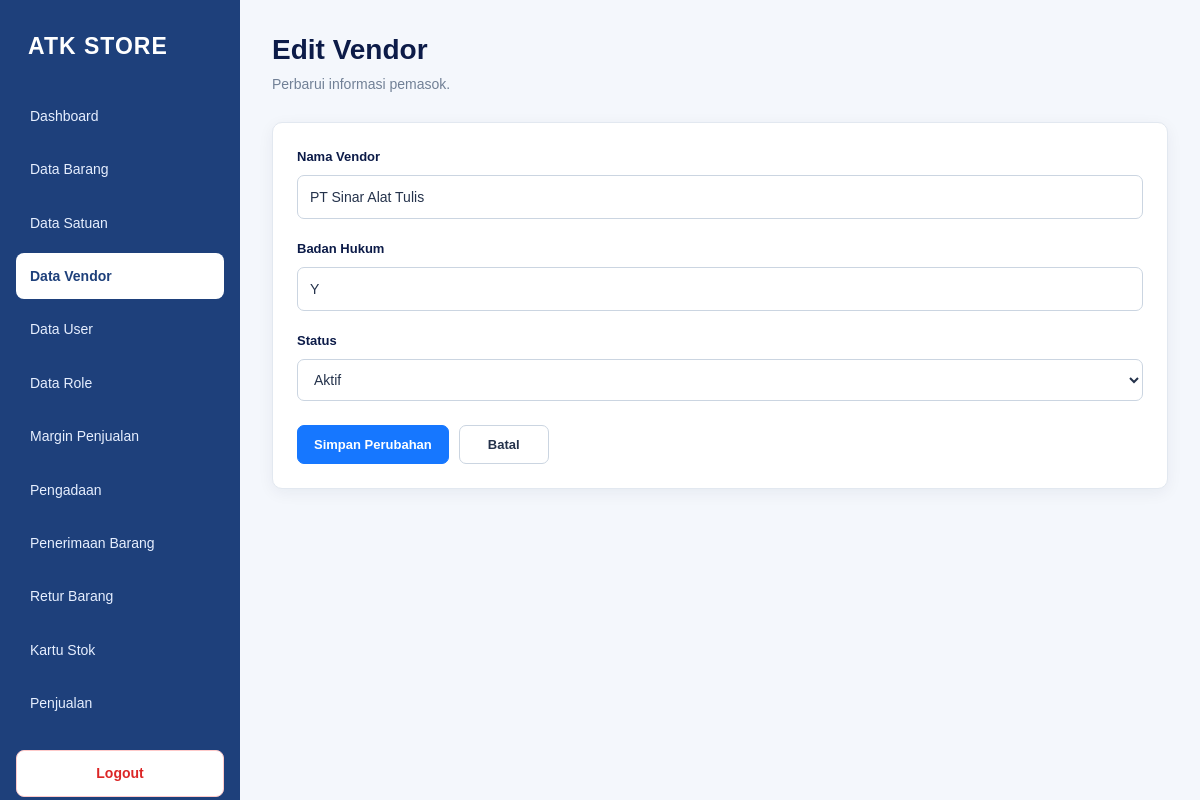
The app's page /edit_vendor.php?id=1 (signed in) with its own data.
### tables this page shows
CREATE TABLE `vendor` (
  `idvendor` int(11) NOT NULL,
  `nama_vendor` varchar(100) DEFAULT NULL,
  `badan_hukum` char(1) DEFAULT NULL,
  `status` char(1) DEFAULT NULL
);

### edit_vendor.php (the view, shortened to what this page needs)
<?php
require 'config/database.php';
$id = filter_input(
    INPUT_GET,
    'id',
    FILTER_VALIDATE_INT
);
$stmt = $pdo->prepare("
    SELECT *
    FROM vendor
    WHERE idvendor = ?
");
$stmt->execute([$id]);
$vendor = $stmt->fetch(PDO::FETCH_ASSOC);
$nama = $vendor['nama_vendor'];
$badanHukum = $vendor['badan_hukum'];
$status = (string) $vendor['status'];
function h($nilai)
{
    return htmlspecialchars(
        (string) $nilai,
        ENT_QUOTES,
        'UTF-8'
    );
}
?>
<!DOCTYPE html>
<html lang="id">
<head>
    <link rel="stylesheet" href="assets/style.css?v=101">
</head>
<body>
<?php require 'includes/sidebar.php'; ?>
<main class="main-content">
    <header class="page-header">
        <div>
            <h1>Edit Vendor</h1>
            <p>Perbarui informasi pemasok.</p>
        </div>
    </header>
    <section class="card">
        <form method="POST">
            <div class="form-group">
                <label for="nama_vendor">Nama Vendor</label>
                <input
                    class="form-control"
                    type="text"
                    id="nama_vendor"
                    name="nama_vendor"
                    maxlength="100"
                    value="<?= h($nama) ?>"
                    required
                >
            </div>
            <div class="form-group">
                <label for="badan_hukum">Badan Hukum</label>
                <input
                    class="form-control"
                    type="text"
                    id="badan_hukum"
                    name="badan_hukum"
                    maxlength="1"
                    value="<?= h($badanHukum) ?>"
                    required
                >
            </div>
            <div class="form-group">
                <label for="status">Status</label>
                <select
                    class="form-control"
                    id="status"
                    name="status"
                    required
                >
                    <option
                        value="1"
                        <?= $status === '1' ? 'selected' : '' ?>
                    >
                        Aktif
                    </option>
                </select>
            </div>
            <div class="form-actions">
                <button
                    class="btn btn-primary"
                    type="submit"
                >
                    Simpan Perubahan
                </button>
                <a
                    class="btn btn-secondary"
                    href="data_vendor.php"
                >
                    Batal
                </a>
            </div>
        </form>
    </section>
</main>
</body>
</html>

### assets/style.css (style rules this page uses)
:root { --navy: #0c1b48; --sidebar: #1e407b; --sidebar-hover: #2f5fa5; --primary: #1677ff; --primary-hover: #0f5fd1; --background: #f4f7fc; --white: #ffffff; --text: #24324b; --muted: #718096; --border: #e2e8f0; --danger: #dc2626; --danger-hover: #b91c1c; --radius: 10px; --shadow: 0 4px 16px rgba(12, 27, 72, 0.06); }
* { box-sizing: border-box; }
html { min-height: 100%; }
body { margin: 0; font-family: Arial, Helvetica, sans-serif; font-size: 14px; line-height: 1.6; color: var(--text); background: var(--background); }
a { color: inherit; text-decoration: none; }
button, input, select, textarea { font: inherit; }
.main-content { min-height: 100vh; margin-left: 240px; padding: 32px; }
.page-header { display: flex; justify-content: space-between; align-items: center; gap: 20px; margin-bottom: 26px; }
.page-header h1 { margin: 0 0 5px; color: var(--navy); font-size: 28px; font-weight: 750; line-height: 1.3; }
.page-header p { margin: 0; color: var(--muted); font-size: 14px; }
.card { margin-bottom: 24px; padding: 24px; background: var(--white); border: 1px solid var(--border); border-radius: var(--radius); box-shadow: var(--shadow); }
.btn { display: inline-flex; justify-content: center; align-items: center; gap: 6px; padding: 9px 16px; border: 1px solid transparent; border-radius: 7px; cursor: pointer; font-size: 13px; font-weight: 700; line-height: 1.5; text-align: center; white-space: nowrap; transition: background 0.2s ease, border-color 0.2s ease; }
.btn-primary { color: var(--white); background: var(--primary); border-color: var(--primary); }
.btn-secondary { color: var(--text); background: var(--white); border-color: #cbd5e1; }
.form-group { display: flex; flex-direction: column; gap: 7px; margin-bottom: 20px; }
.form-group label { color: var(--navy); font-size: 13px; font-weight: 700; }
.form-control, input[type="text"], input[type="number"], input[type="password"], input[type="email"], input[type="date"], select, textarea { width: 100%; min-height: 42px; padding: 10px 12px; color: var(--text); background: var(--white); border: 1px solid #cbd5e1; border-radius: 7px; outline: none; }
.form-actions { display: flex; align-items: center; flex-wrap: wrap; gap: 10px; margin-top: 24px; }
.form-actions .btn { min-width: 90px; }

### records on screen
vendor: nama_vendor "PT Sinar Alat Tulis", badan_hukum "Y", status "Aktif"
